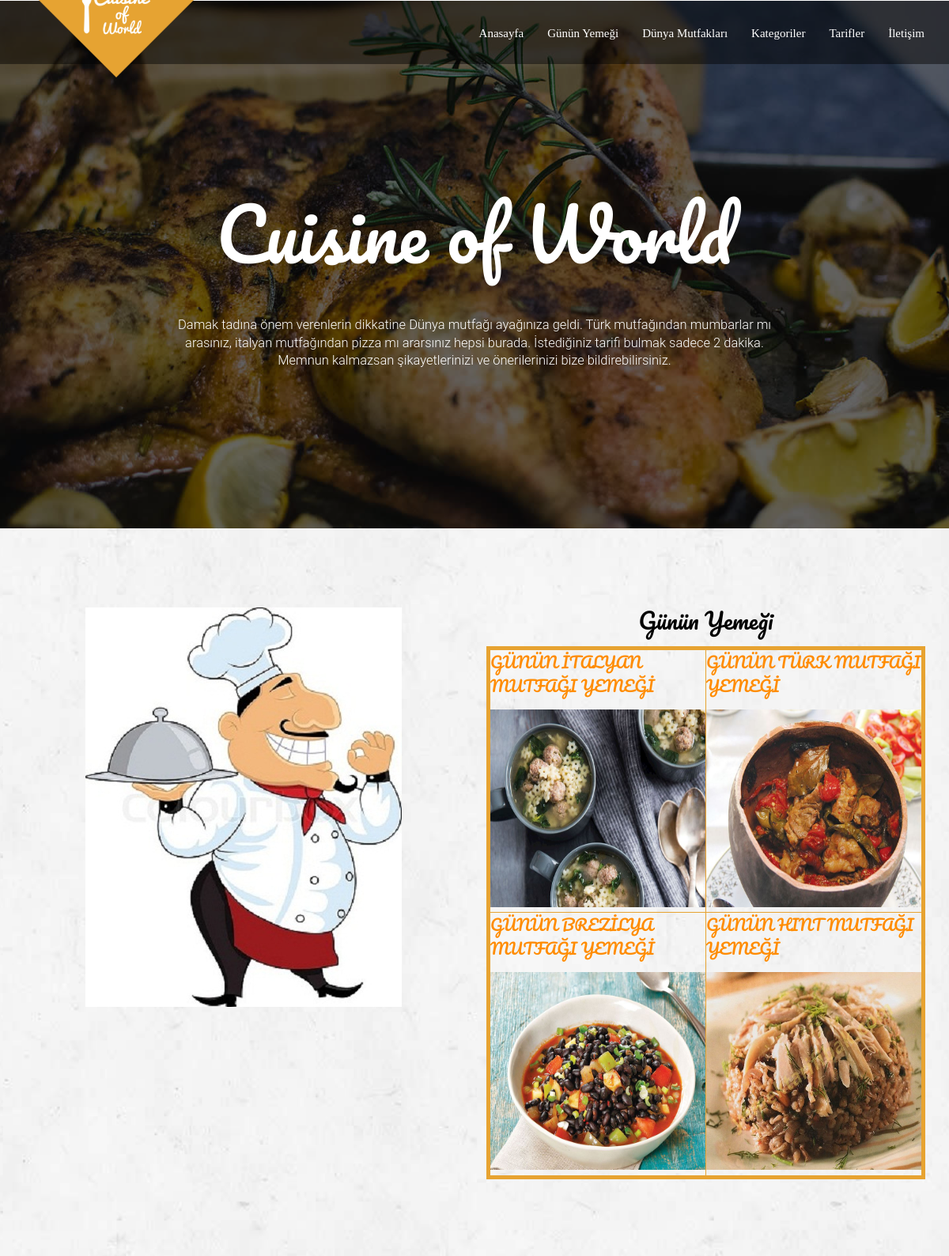
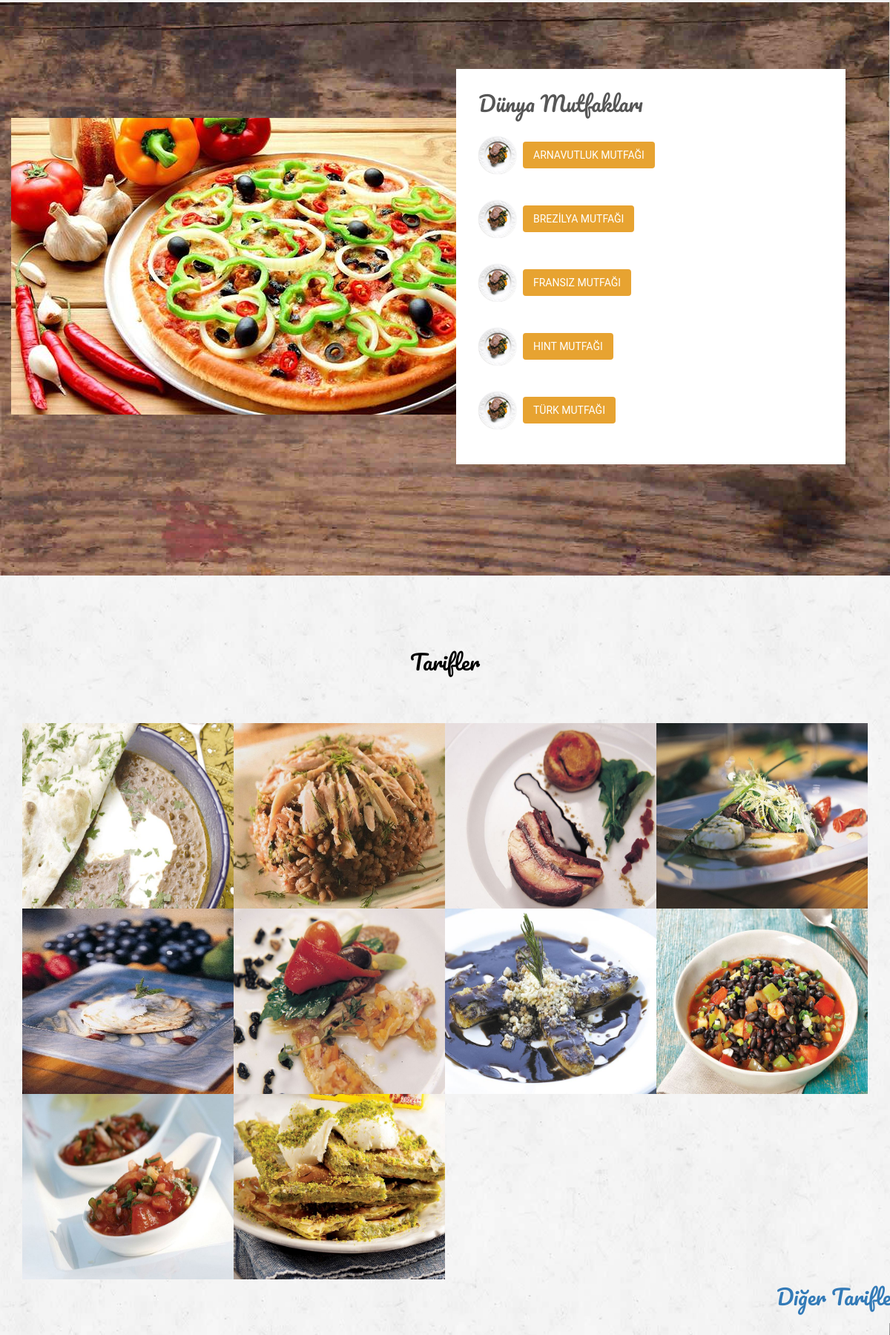
The page / (upper part) on the database its author committed (2 pictures, top to bottom).
### main/models.py (models this page shows, shortened)
class Food(models.Model):
    genre_dict = {
        "Çorbalar": "Ç", "Yemek": "Y",
        "Atıştırmalık" : "A", "Salata": "S", "Tatlı": "T"
    }
    GENRE_CHOICES = [(code, label) for label, code in genre_dict.items()]
    title = models.CharField(max_length=100)
    ingredients = models.TextField()
    recipes = models.TextField()
    genre = models.CharField(max_length=80, blank=True, choices=GENRE_CHOICES)
    preparation_time = models.CharField(max_length=30)
    cover = models.ImageField( upload_to = "cover_imgs", blank = True )
    top = models.IntegerField(default=0)
    cuisine = models.ForeignKey('Cuisine', on_delete=models.CASCADE, blank=True)

class Cuisine(models.Model):
    name = models.CharField(max_length=120)

### main/views.py (the view)
# urls.py: url(r'^$', views.index, name='index'),
def index(request):
    foods = Food.objects.all().order_by('-id')[:10]
    top = Food.objects.filter(top=1)
    cuisines = Cuisine.objects.all().order_by('name')[:5]
    context = {"foods": foods,"top":top,"cuisines":cuisines}
    return render(request, "main/index.html", context)

### main/models.py (called while the page is built)
def add_cat_names(request):
    return{"categories":Food.genre_dict.keys()}

### main/templates/main/index.html (shortened to what this page needs)
{% extends "main/base.html" %}
{% block tarif %}
<section id="abouts" class="abouts">
            <div class="container" style="padding-top:100px; padding-bottom:100px">
                <div class="row">
                    <div>
                        <div class="col-md-6">
                            <div class="single_abouts_text text-center wow slideInLeft" data-wow-duration="1s">
                                <img src="/static/assets/images/ab.jpg" alt="" />
                            </div>
                        </div>
                        <div class="col-md-6">
                            <div class="single_abouts_text wow slideInRight" data-wow-duration="1s">
                                <h4 class="text-center">Günün Yemeği</h4>
                           <table border="5px" bordercolor="#E7A331" width="100%"  table-layout="fixed" border-collapse="separate">
  {% for food in top %}
                          {% if forloop.counter == 1 or forloop.counter == 3 %}
                              <tr border="5px" bordercolor="#E7A331" >
                                {% endif %}
                                <td width="50%" ><h5 style="color: darkorange ;font-family:Pacifico  ">GÜNÜN {{ food.cuisine.name|upper }} YEMEĞİ </h5><div  class=" single_portfolio_text">
                                    <img width=250 height=250 src="/media/{{ food.cover }}" alt="" />
                                </div></td>
                              {% if forloop.counter == 2 or forloop.counter == 4 %}
                              </tr> {% endif %}
                                {% endfor %}
                                </table>
                            </div>
                        </div>
                    </div>
                </div>
            </div>
        </section>
{% endblock tarif %}
{% block mutfaklar %}
<section id="ourPakeg" class="ourPakeg">
          <div class="container">
              <div class="main_pakeg_content">
                  <div class="row">
                      <div class="single_pakeg_one text-right wow rotateInDownRight">
                          <div class="col-md-6 col-md-offset-6 col-sm-8 col-sm-offset-4">
                              <div class="single_pakeg_text">
                                  <div class="pakeg_title">
                                    <h4>Dünya Mutfakları</h4>
                                   {% block cuisine %}<ul>{%for cuisine in cuisines %}
                                   <li>
                                   <a href="{% url 'cuisine' cuisine.name|slugify cuisine.id%}" class="btn btn-primary">{{ cuisine.name }}</a>
                                 </li>
                                   {% endfor %}</ul>{% endblock cuisine %}
                                  </div>
                              </div>
                          </div>
                      </div>
                    </div>
                </div>
            </div>
        </section>
{% endblock mutfaklar %}
{% block galeri %}
        <section id="portfolio" class="portfolio">
            <div class="container">
                <div class="row">
                    <div style="margin-bottom:-120px"class="portfolio_content text-center  wow fadeIn" data-wow-duration="5s">
                        <div class="col-md-12">
                            <div class="head_title text-center">
                                <a href="{%url 'tarif' %}"><h4>Tarifler</h4></a>
                            </div>
                            <div class="main_portfolio_content">
                                {% block mavi %} {% include "main/food_list.html" with food_query=foods %} {% endblock mavi %}
                            </div>
                        </div>
                    </div>
                    </div></div>
                  <div class="row">
                    <div class="text-right"  >
                        <a href="{%url 'tarif' %}"> <h4> Diğer Tarifler </h4> </a>  <a  href="{%url 'tarif' %}">  <img src="/static/assets/images/next.png"> </a>
                    </div>
                    </div>
        </section>
{% endblock galeri %}

### main/templates/main/base.html (shortened to what this page needs)
<!doctype html>
 <html class="no-js" lang="">
    <head>
        <link rel="stylesheet" href="/static/assets/css/bootstrap.min.css">
        <link rel="stylesheet" href="/static/assets/css/font-awesome.min.css">
        <link rel="stylesheet" href="/static/assets/css/animate/animate.css" />
        <link rel="stylesheet" href="/static/assets/css/plugins.css" />
        <link rel="stylesheet" href="/static/assets/css/style.css">
        <link rel="stylesheet" href="/static/assets/css/responsive.css" />
    </head>
    <body>
        <header id="home" class="navbar-fixed-top">
{% block menü %}
            <div class="main_menu_bg">
                <div class="container">
                    <div class="row">
                        <nav class="navbar navbar-default">
                            <div class="container-fluid">
                                <div class="navbar-header">
                                    <a class="navbar-brand our_logo" href="#"><img src="/static/assets/images/logo.png" alt="" /></a>
                                </div>
                                <div class="collapse navbar-collapse" id="bs-example-navbar-collapse-1">
                                    <ul class="nav navbar-nav navbar-right">
                                        <li style="font-family: Pacifico cursive"><a href="/home">Anasayfa</a></li>
                                        <li style="font-family: Pacifico cursive"><a href="/home/#abouts">Günün Yemeği</a></li>
                                        <li  style="font-family: Pacifico cursive"><a href="/home/#ourPakeg">Dünya Mutfakları</a></li>
                                        <li style="font-family: Pacifico cursive"><a href="/home/#mobaileapps">Kategoriler</a></li>
                                        <li style="font-family: Pacifico cursive"><a href="/home/#portfolio">Tarifler</a></li>
                                        <li style="font-family: Pacifico cursive"><a href="/home/#footer_widget">İletişim</a></li>
                                    </ul>
                                </div>
                            </div>
                        </nav>
                    </div>
                </div>
            </div>
{% endblock menü %}
        </header>
{% block kimene %}
        <section id="slider" class="slider">
            <div class="slider_overlay">
                <div class="container">
                    <div class="row">
                        <div class="main_slider text-center">
                            <div class="col-md-12">
                                <div class="main_slider_content wow zoomIn" data-wow-duration="1s">
                                    <h1>Cuisine of World</h1>
                                    <p>Damak tadına önem verenlerin dikkatine Dünya mutfağı ayağınıza geldi. Türk mutfağından mumbarlar mı arasınız, italyan mutfağından pizza mı ararsınız hepsi burada. İstediğiniz tarifi bulmak sadece 2 dakika. Memnun kalmazsan şikayetlerinizi ve önerilerinizi bize bildirebilirsiniz.</p>
                                </div>
                            </div>
                        </div>
                    </div>
                </div>
            </div>
        </section>
{% endblock kimene %}
{% block tarif %}
{% endblock tarif %}
{% block mutfaklar %}{% endblock mutfaklar %}
{% block galeri %}{% endblock galeri %}
    </body>
</html>

### main/templates/main/food_list.html (shortened to what this page needs)
 {% for food in food_query  %}
 <div  class="col-md-3 col-sm-4 col-xs-6 single_portfolio_text">
     <img width=250 height=250 src="/media/{{ food.cover }}" alt="" />
 </div>
 {% endfor %}

### main/static/assets/css/style.css (style rules this page uses)
html, body { background-color: #1E2E3B; font-size: 15px; color: #565656; width: 100%; padding: 0; margin-left: 0; margin-right: 0; font-family: 'roboto', sans-serif; font-weight: 300; }
img { -moz-user-select: none; -webkit-user-select: none; -ms-user-select: none; user-select: none; -webkit-user-drag: none; user-drag: none; }
a, a:hover, a:active, a:focus { text-decoration: none; outline: none; }
a, button, a span { -webkit-transition: 0.2s ease-in-out; -o-transition: 0.2s ease-in-out; transition: 0.2s ease-in-out; }
*, *:before, *:after { -webkit-box-sizing: border-box; -moz-box-sizing: border-box; box-sizing: border-box; }
p { margin: 0 0 15px; }
ol, ul { list-style: none; padding: 0; }
img { max-width: 100%; }
h1, h2, h3 { font-family: 'roboto', sans-serif; font-weight: 300; margin: 0; }
h4, h5 { font-weight: 300; margin: 0; line-height: 2rem; font-family: 'Pacifico', cursive; }
h1 { font-size: 3rem; line-height: 4rem; font-weight: 300; }
h4 { font-size:1.875rem; line-height: 2.2rem; margin-bottom: 1.1rem; font-family: 'Pacifico', cursive; }
h5 { font-size: 1.3rem; margin-bottom: 1rem; }
p { line-height: 1.5rem; font-size: 1.1rem; }
p:last-child { margin-bottom: 0px; }
section { margin:0; }
.btn { margin-right: 15px; border-radius: 0px; }
.btn-primary { color: #ffffff; }
.btn-primary { background-color: #E7A331; color: #ffffff; border: 2px solid #E7A331; text-transform: uppercase; border-radius:4px; }
.btn-primary:before, .btn-primary:after { background-color: #ffffff; }
a.navbar-brand.our_logo { position: absolute; left: 0; top: -50px; width: 25%; }
.main_menu_bg { background:rgba(0, 0, 0, .45); height: 80px; }
.navbar-default { background-color: transparent; border-color: transparent; }
.container-fluid { margin-top: 15px; }
.main_menu_bg .navbar { margin-bottom: 0px; }
.navbar-default .navbar-nav>li>a { color: #fff; }
.slider { background:url(../images/bannerbg.jpg) center center no-repeat; background-size:cover; }
.main_slider .main_slider_content h1 { font-size: 6rem; font-family: 'Pacifico', cursive; color: #fff; line-height: 6rem; margin:0px 0px 60px 0px; }
.main_slider_content { padding:250px 0px 200px 0px; width:70%; margin:0 auto; color:#fff; }
.slider_overlay { background:rgba(0, 0, 0, .6); width:100%; top:0; left:0; }
.abouts { background: url(../images/abtbg.jpg) no-repeat center top scroll; -moz-background-size: cover; -webkit-background-size: cover; -o-background-size: cover; background-size: cover; width: 100%; overflow: hidden; }
.single_abouts_text h4 { color:#000000; }
.portfolio { background:url(../images/portfoliobg.jpg) center top no-repeat; -moz-background-size: cover; -webkit-background-size: cover; -o-background-size: cover; background-size: cover; width: 100%; overflow: hidden; }
.portfolio_content { padding-bottom:120px; display:inline-block; }
.portfolio .portfolio_content .head_title h4 { color:#000000; }
.head_title { padding-top:100px; padding-bottom: 50px; }
.single_portfolio_text { display:inline-block; padding:0; position:relative; overflow:hidden; }
.single_portfolio_text img { width:100%; max-height: 100%; }
.ourPakeg { background:url(../images/newsbg.jpg) no-repeat center top scroll; -moz-background-size: cover; -webkit-background-size: cover; -o-background-size: cover; background-size: cover; width: 100%; overflow: hidden; padding-bottom:120px; }
.single_pakeg_one { background:url(../images/newsone.jpg) left center no-repeat; padding:30px; overflow:hidden; margin-top:60px; }
.single_pakeg_text { background:#fff; padding:30px; text-align:left; }
.single_pakeg_text ul li { background: url(../images/pkli.png) no-repeat left center; padding: 15px 0px 15px 60px; margin-top: 20px; }

### rows shown on the page
Food: cuisine.name "İTALYAN MUTFAĞI", cover (picture)
Food: cuisine.name "TÜRK MUTFAĞI", cover (picture)
Food: cuisine.name "BREZİLYA MUTFAĞI", cover (picture)
Food: cuisine.name "HINT MUTFAĞI", cover (picture)
Cuisine: name "ARNAVUTLUK MUTFAĞI"
Cuisine: name "BREZİLYA MUTFAĞI"
Cuisine: name "FRANSIZ MUTFAĞI"
Cuisine: name "HINT MUTFAĞI"
Cuisine: name "TÜRK MUTFAĞI"
Food: cover (picture)
Food: cover (picture)
Food: cover (picture)
Food: cover (picture)
Food: cover (picture)
Food: cover (picture)
Food: cover (picture)
Food: cover (picture)
